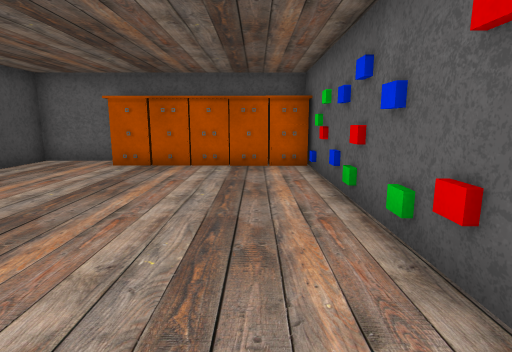
View 1 (above)

19 first-person views from a walk through a scene from a Unity 3-D project. The camera is 1.2 m above the floor, tilts 10° down and sees 80° across. Doors are open. The floor is counted in squares, 1.05 m on a side. Each view is taken from the middle of a square. On the plan, view 1 faces up. The plan holds only what a view shows up to about 13 squares ahead; the rest is blank. The player is left out. Some surface patterns are stand-ins.

View 2
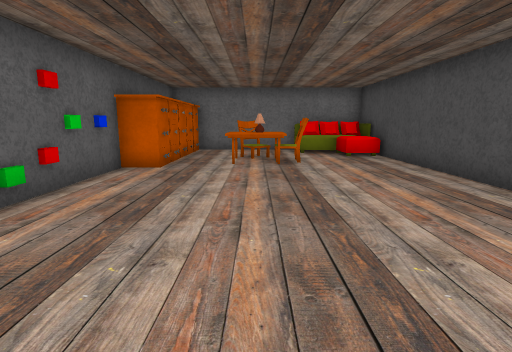

View 3
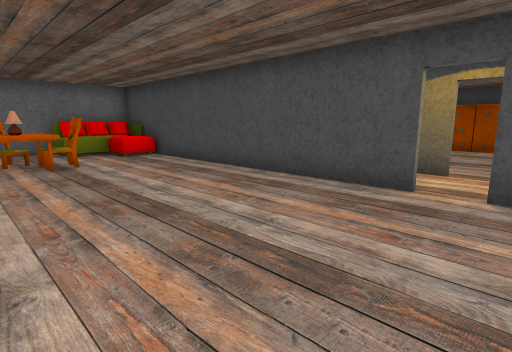

View 4
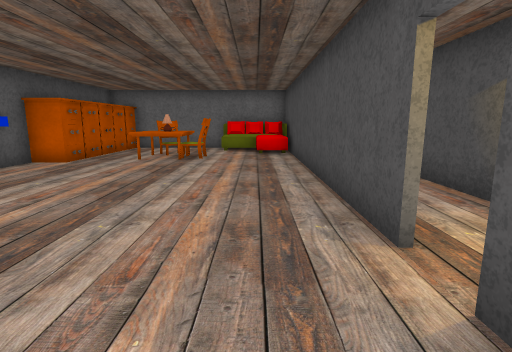

View 5
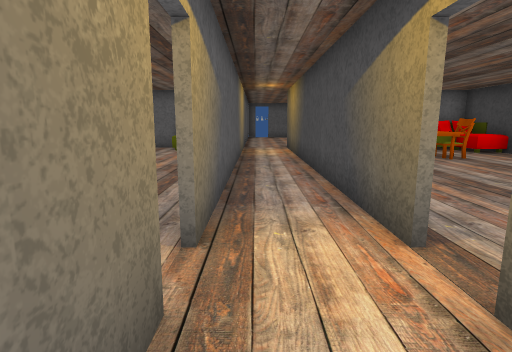

View 6
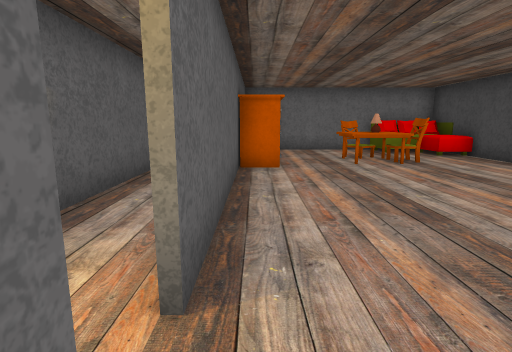

View 7
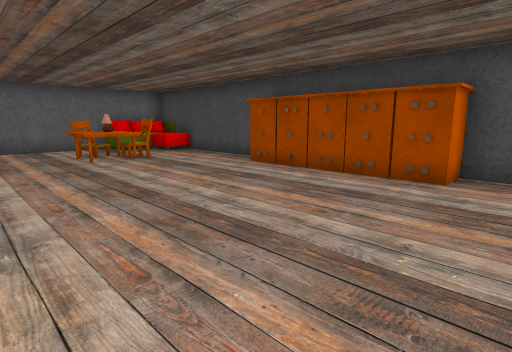

View 8
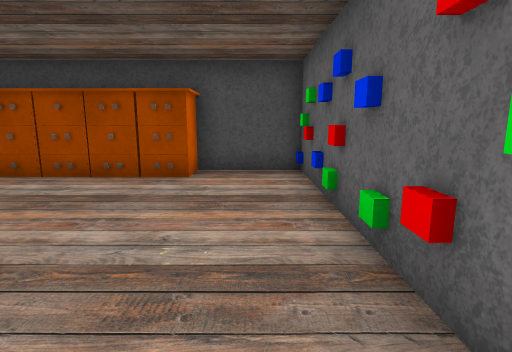

View 9
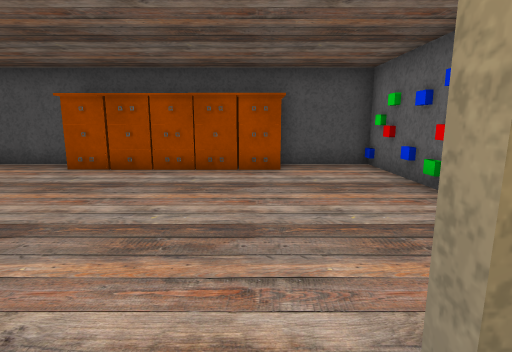

View 10
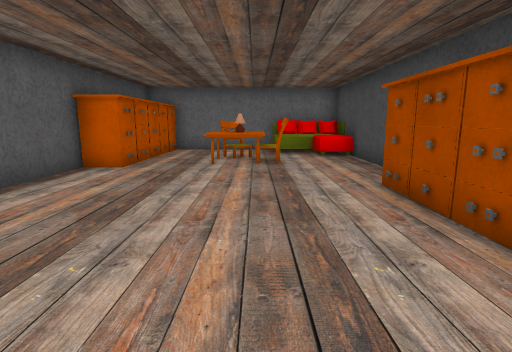

View 11
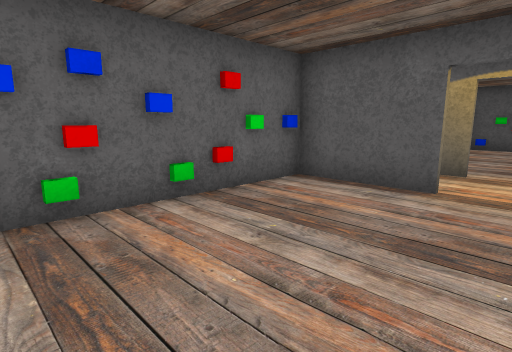

View 12
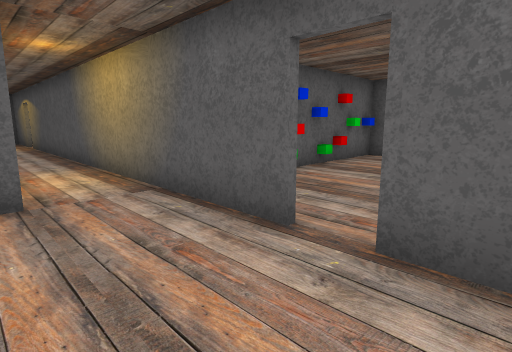

View 13
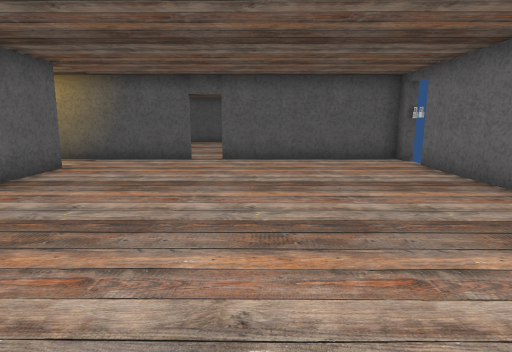

View 14
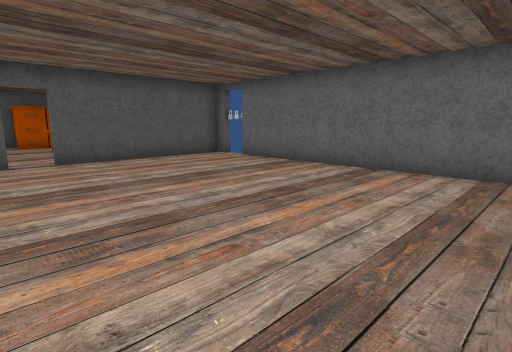

View 15
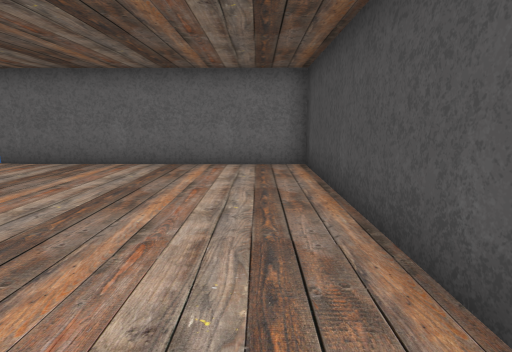

View 16
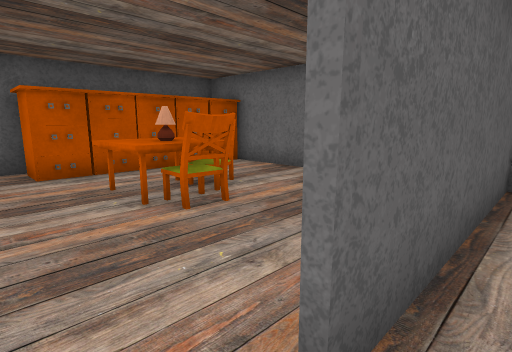

View 17
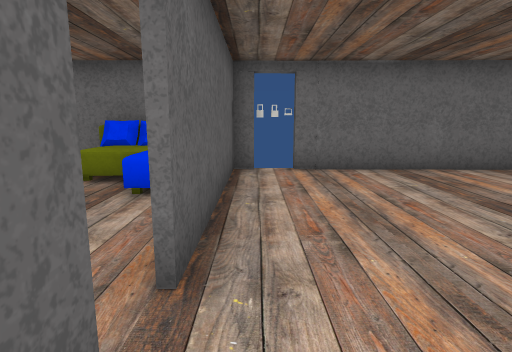

View 18
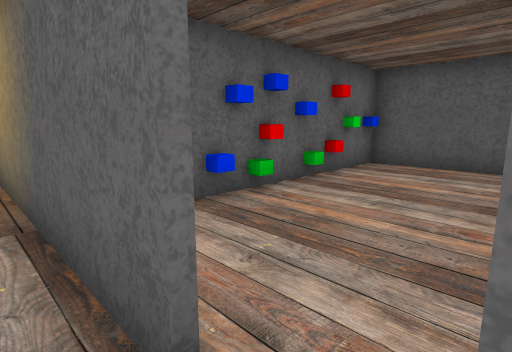

View 19
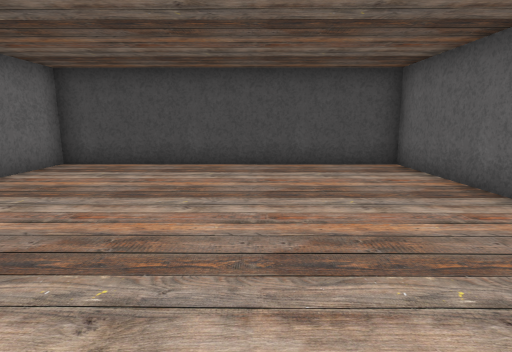

### Floor plan
Points are (right, up) in squares from view 1. A wall is a line through its corners. A room is listed if a view was taken in it or the views show most of it. See-through windows are left out.
Room 1 (views 1, 2, 3, 4, 5, 9)
walls: (-6.3, 5.4) (-6.3, -3.5); (-6.5, -3.6) (-6.5, 5.4); (-6.5, 6.2) (-6.5, 7.5); (-8.4, 5.4) (-8.4, -1.4); (-4.3, 9.1) (-6.3, 9.1) (-6.3, 6.2); (-14.5, -5.9) (-9.6, -5.9)
ways out: opening at (-11.4, -2.6) to room 2; opening at (-8, 6) to room 2; opening at (-7.5, -6) to room 3
objects: other object (-12, -3); other object (-9, -5); other object (-9, -4); other object (-9, -3); other object (-9, -2) to (-9, -1); other object (-6, -5) to (-4, -4); blue block (-4, -6); other object (-4, 8) to (-3, 9); green block (-3, -6); red block (-3, -5); other object (-3, -2); green block (-2, -6); other object (-2, -4); other object (-2, 8) to (-2, 9); red block (-1, -6); other object (-1, -2); other object (-1, 8) to (-1, 9); green block (0, -6); other object (0, 8) to (0, 9); blue block (1, -6); other object (1, -5); other object (1, -4); other object (1, -3); other object (1, -2) to (1, -1); other object (1, 6); other object (1, 8) to (1, 9); blue block (2, 0); green block (2, 1); red block (2, 2); green block (2, 3); red block (2, 4); blue block (2, 5); other object (2, 6); other object (2, 7)
Room 2 (views 6, 7, 8, 10, 11)
walls: (-16.2, 0.9) (-16.3, -3.5); (-8.6, 6.2) (-8.6, 9.1); (-8.6, -0.5) (-8.6, 5.4); (-16.2, 8.5) (-16.2, 6.5); (-16.4, -5.9) (-14.5, -5.9)
ways out: opening at (-11.4, -2.6) to room 1; opening at (-8, 6) to room 1
objects: other object (-16, -5) to (-14, -4); other object (-16, 2); other object (-16, 3); other object (-16, 4); other object (-16, 5) to (-15, 5); other object (-16, 6) to (-15, 6); other object (-16, 8); other object (-16, 9); other object (-15, 9); other object (-14, -2); blue block (-14, 9); green block (-13, 9); green block (-12, 9); red block (-11, 9); green block (-10, 9); blue block (-9, 9)
Room 3 (views 12, 13, 14, 15, 16, 17, 18, 19)
walls: (-6.5, -12.5) (-6.5, -9.9); (-6.5, -9) (-6.5, -6.5); (-12.5, -6.2) (-16.4, -6.2); (-8.4, -6.2) (-10.4, -6.2); (-7, -15.4) (-6.4, -15.4); (-16.3, -5.4) (-16.4, -15.3) (-7.9, -15.4); (-3.6, -15.4) (-1.6, -15.4)
ways out: opening at (-7.5, -6) to room 1; opening at (-5, -11); opening at (-1, -14); open door at (-7.5, -15); gap at (-6, -9.5)
objects: other object (-6, -15) to (-4, -13); other object (-2, -13)

Where each view was taken, in squares from view 1:
view 1: 0 up, 0 right, facing up
view 2: 7 up, 2 left, facing down
view 3: 7 up, 1 left, facing down-left
view 4: 8 up, 5 left, facing down
view 5: 8 up, 7 left, facing down
view 6: 7 up, 9 left, facing down
view 7: 8 up, 9 left, facing down-left
view 8: 8 up, 9 left, facing left
view 9: 6 up, 8 left, facing left
view 10: 7 up, 13 left, facing down
view 11: 5 up, 14 left, facing up-right
view 12: 11 down, 9 left, facing up-right
view 13: 11 down, 16 left, facing right
view 14: 8 down, 16 left, facing down-right
view 15: 7 down, 15 left, facing down
view 16: 9 down, 7 left, facing down-right
view 17: 8 down, 7 left, facing down
view 18: 10 down, 7 left, facing up-right
view 19: 10 down, 8 left, facing left
